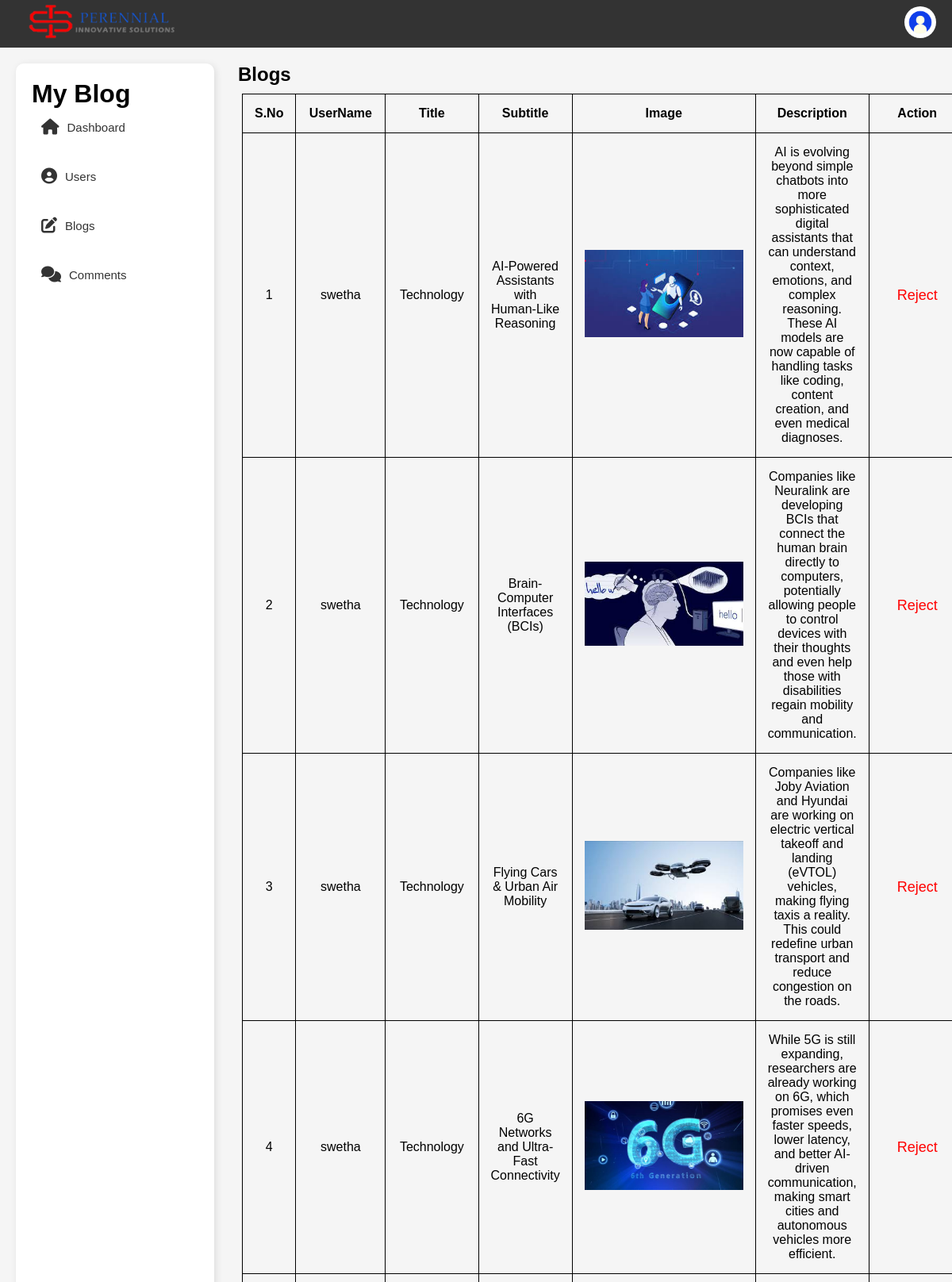
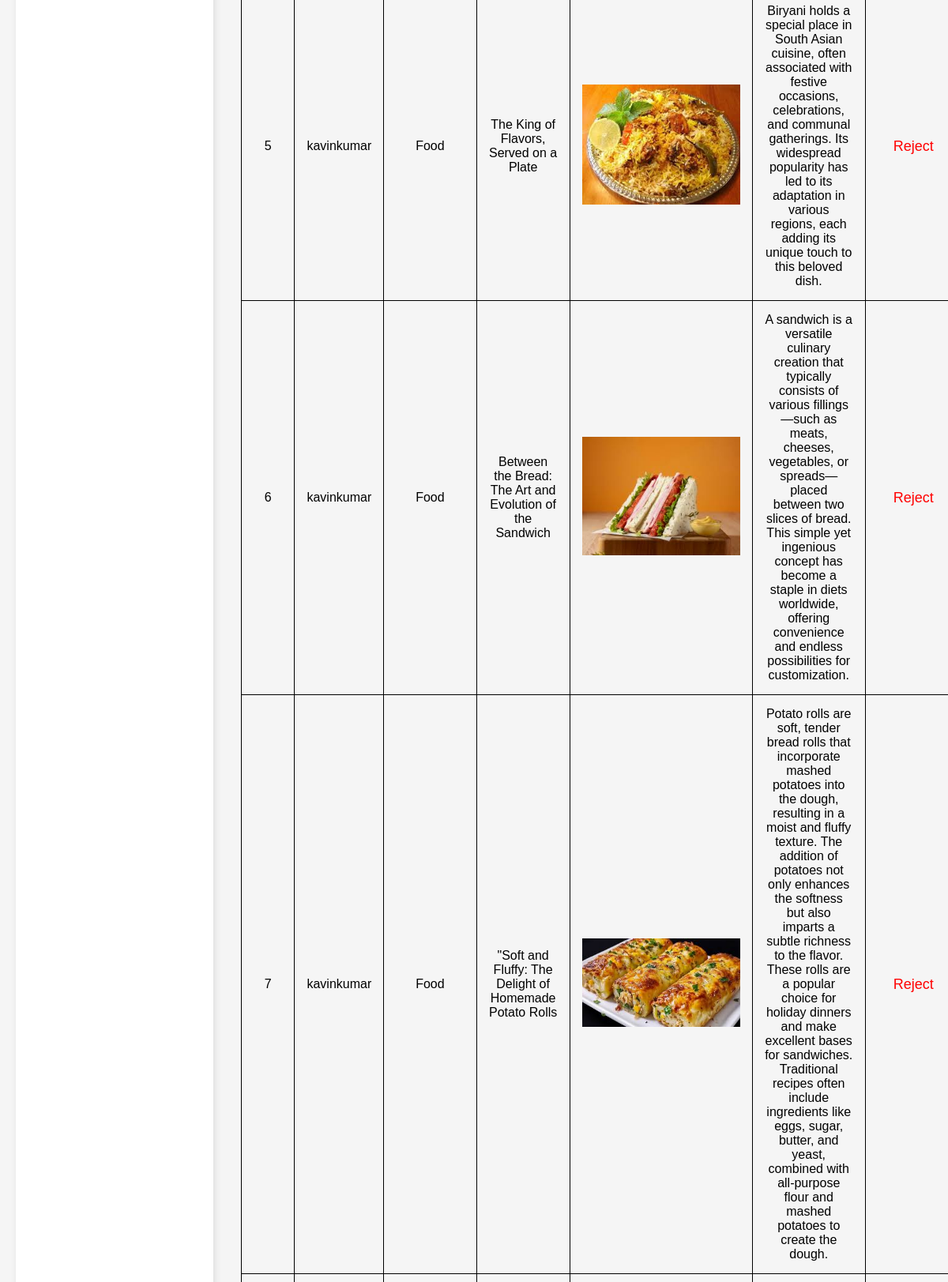
The page /manageblogs.php (signed in, upper part) on the database its author committed (2 pictures, top to bottom).
### tables this page shows
CREATE TABLE `blogs` (
  `id` int(11) NOT NULL,
  `user_id` int(11) NOT NULL,
  `title` varchar(255) NOT NULL,
  `subtitle` varchar(255) DEFAULT NULL,
  `image` varchar(255) DEFAULT NULL,
  `description` text NOT NULL,
  `created_at` timestamp NOT NULL DEFAULT current_timestamp(),
  `updated_at` timestamp NOT NULL DEFAULT current_timestamp() ON UPDATE current_timestamp(),
  `status` tinyint(1) NOT NULL DEFAULT 0
);

CREATE TABLE `users` (
  `id` int(11) NOT NULL,
  `username` varchar(50) NOT NULL,
  `password` varchar(255) NOT NULL,
  `role` enum('admin','user','reader') DEFAULT 'user',
  `created_at` timestamp NOT NULL DEFAULT current_timestamp(),
  `status` tinyint(1) NOT NULL DEFAULT 0
);

### manageblogs.php (the view, shortened to what this page needs)
<?php
include 'db.php';
$result = $conn->query("
    SELECT blogs.*, users.username
    FROM blogs
    JOIN users ON blogs.user_id = users.id
");
?>
<!DOCTYPE html>
<html lang="en">
<head>
    <link rel="stylesheet" href="css/style.css">
    <link rel="stylesheet" href="https://cdnjs.cloudflare.com/ajax/libs/font-awesome/6.7.2/css/all.min.css">
</head>
<body class="user-blogs">
    <?php include 'admintopbar.php'; ?>
    <?php include 'adminsidebar.php'; ?>
    <h2>Blogs</h2>
    <table>
        <tr>
            <th>S.No</th>
            <th>UserName</th>
            <th>Title</th>
            <th>Subtitle</th>
            <th>Image</th>
            <th>Description</th>
            <th>Action</th>
        </tr>
        <?php
        $i = 1;
        while ($row = $result->fetch_assoc()) { ?>
            <tr>
                <td><?php echo $i++; ?></td>
                <td><?php echo $row['username']; ?></td>
                <td><?php echo $row['title']; ?></td>
                <td><?php echo $row['subtitle']; ?></td>
                <td><?php echo "<img src = 'uploads/{$row['image']}'width='200' height='auto'> "  ?></td>
                <td><?php echo $row['description']; ?></td>
                <td>
                    <?php if ($row['status'] != 0): ?>
                        <a href="reject_blog.php?id=<?php echo $row['id']; ?>" class="reject">Reject</a>
                    <?php endif; ?>
                </td>
            </tr>
        <?php } ?>
    </table>
</body>
</html>

### css/style.css (style rules this page uses)
* { margin: 0; padding: 0; box-sizing: border-box; font-family: Arial, sans-serif; }
body { font-family: Arial, sans-serif; background-color: whitesmoke; margin: 0; padding: 0; overflow: auto; scrollbar-width: none; }
a { text-decoration: none; color: white; padding: 10px 20px; font-size: 18px; }
.users table, th, td { border: 1px solid black; padding: 15px; text-align: center; }
.user-blogs { margin-top: 80px; margin-left: 300px; overflow-x: hidden; }
.user-blogs table { width: 95%; border-collapse: collapse; margin-left: 5px; }
.user-blogs table, th, td { border: 1px solid black; padding: 15px; text-align: center; margin-top: 10px; }
.reject { color: red; text-decoration: none; }

### rows shown on the page
blogs: user.username "swetha", title "Technology", subtitle "AI-Powered Assistants with Human-Like Reasoning", image (picture), description "AI is evolving beyond simple chatbots into more sophisticated digital assistants that can understand context, emotions, and complex reasoning. These AI models are now capable of handling tasks like coding, content creation, and even medical diagnoses."
blogs: user.username "swetha", title "Technology", subtitle "Brain-Computer Interfaces (BCIs)", image (picture), description "Companies like Neuralink are developing BCIs that connect the human brain directly to computers, potentially allowing people to control devices with their thoughts and even help those with disabilities regain mobility and communication."
blogs: user.username "swetha", title "Technology", subtitle "Flying Cars & Urban Air Mobility", image (picture), description "Companies like Joby Aviation and Hyundai are working on electric vertical takeoff and landing (eVTOL) vehicles, making flying taxis a reality. This could redefine urban transport and reduce congestion on the roads."
blogs: user.username "swetha", title "Technology", subtitle "6G Networks and Ultra-Fast Connectivity", image (picture), description "While 5G is still expanding, researchers are already working on 6G, which promises even faster speeds, lower latency, and better AI-driven communication, making smart cities and autonomous vehicles more efficient."
blogs: user.username "kavinkumar", title "Food", subtitle "The King of Flavors, Served on a Plate", image (picture), description "Biryani holds a special place in South Asian cuisine, often associated with festive occasions, celebrations, and communal gatherings. Its widespread popularity has led to its adaptation in various regions, each adding its unique touch to this beloved dish."
blogs: user.username "kavinkumar", title "Food", subtitle "Between the Bread: The Art and Evolution of the Sandwich", image (picture), description "A sandwich is a versatile culinary creation that typically consists of various fillings—such as meats, cheeses, vegetables, or spreads—placed between two slices of bread. This simple yet ingenious concept has become a staple in diets worldwide, offering convenience and endless possibilities for customization."
blogs: user.username "kavinkumar", title "Food", subtitle "\"Soft and Fluffy: The Delight of Homemade Potato Rolls", image (picture), description "Potato rolls are soft, tender bread rolls that incorporate mashed potatoes into the dough, resulting in a moist and fluffy texture. The addition of potatoes not only enhances the softness but also imparts a subtle richness to the flavor. These rolls are a popular choice for holiday dinners and make excellent bases for sandwiches. Traditional recipes often include ingredients like eggs, sugar, butter, and yeast, combined with all-purpose flour and mashed potatoes to create the dough."
